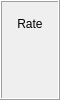
       <widget class="QFrame" name="frame_2">
        <property name="sizePolicy">
         <sizepolicy hsizetype="Fixed" vsizetype="Fixed">
          <horstretch>0</horstretch>
          <verstretch>0</verstretch>
         </sizepolicy>
        </property>
        <property name="maximumSize">
         <size>
          <width>60</width>
          <height>16777215</height>
         </size>
        </property>
        <property name="layoutDirection">
         <enum>Qt::LeftToRight</enum>
        </property>
        <property name="frameShape">
         <enum>QFrame::Box</enum>
        </property>
        <property name="frameShadow">
         <enum>QFrame::Raised</enum>
        </property>
        <layout class="QGridLayout" name="gridLayout_4">
         <property name="leftMargin">
          <number>6</number>
         </property>
         <property name="topMargin">
          <number>6</number>
         </property>
         <property name="rightMargin">
          <number>6</number>
         </property>
         <property name="bottomMargin">
          <number>6</number>
         </property>
         <item row="0" column="0">
          <widget class="QLabel" name="label_4">
           <property name="sizePolicy">
            <sizepolicy hsizetype="Fixed" vsizetype="Preferred">
             <horstretch>0</horstretch>
             <verstretch>0</verstretch>
            </sizepolicy>
           </property>
           <property name="maximumSize">
            <size>
             <width>80</width>
             <height>16777215</height>
            </size>
           </property>
           <property name="text">
            <string>Rate</string>
           </property>
           <property name="alignment">
            <set>Qt::AlignCenter</set>
           </property>
          </widget>
         </item>
         <item row="1" column="0">
          <widget class="QELabel" name="qelabel_imageRate">
           <property name="alignment">
            <set>Qt::AlignCenter</set>
           </property>
           <property name="variable" stdset="0">
            <string>$(P):cam1:ArrayRate_RBV</string>
           </property>
           <property name="variableSubstitutions" stdset="0">
            <string>P=13PS7</string>
           </property>
           <property name="displayAlarmState">
            <bool>false</bool>
           </property>
          </widget>
         </item>
         <item row="2" column="0">
          <widget class="QEBitStatus" name="qebitstatus">
           <property name="sizePolicy">
            <sizepolicy hsizetype="Fixed" vsizetype="Fixed">
             <horstretch>0</horstretch>
             <verstretch>0</verstretch>
            </sizepolicy>
           </property>
           <property name="minimumSize">
            <size>
             <width>30</width>
             <height>0</height>
            </size>
           </property>
           <property name="maximumSize">
            <size>
             <width>10</width>
             <height>10</height>
            </size>
           </property>
           <property name="numberOfBits">
            <number>1</number>
           </property>
           <property name="drawBorder">
            <bool>true</bool>
           </property>
           <property name="variable" stdset="0">
            <string>$(P):cam1:Acquire.RVAL</string>
           </property>
           <property name="variableSubstitutions" stdset="0">
            <string>P=13PS7</string>
           </property>
          </widget>
         </item>
        </layout>
       </widget>
